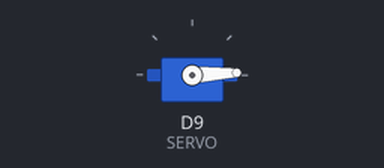
Recording of a program running on a simulated CircuitPython board. Shown: servo.

Above: at 0.05 s.
At 0.9 s:
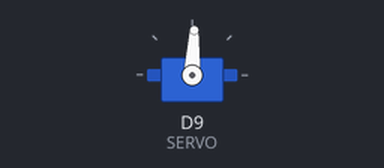
At 1.75 s:
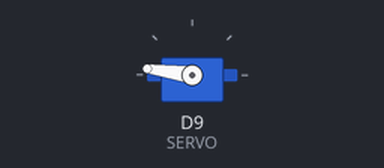
At 3.5 s:
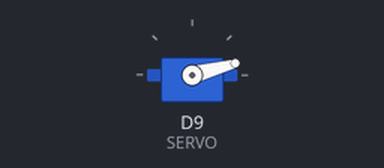
Timing chart, 0 to 8.3 s (numbered marks = the images above):
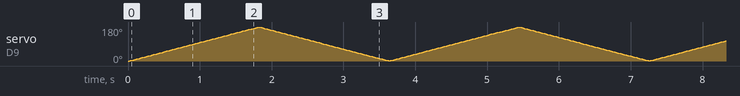

The program:

Servo_mit_Poti.py
```python
"""
Servo mit Poti ansteuern

================================================="""

import time
import analogio
import board
import pulseio
from adafruit_motor import servo


SERVO = servo.Servo(pulseio.PWMOut(board.D9))
POTI = analogio.AnalogIn(board.A0)


def servo_sweep():
    """sweeps the servo."""
    for angle_fwd in range(0, 180, 1):
        SERVO.angle = angle_fwd
        time.sleep(0.01)
    for angle_bkwd in range(180, 0, -1):
        SERVO.angle = angle_bkwd
        time.sleep(0.01)


def poti_sweep():
    """assigns servo value to an analog potentiometer value."""
    val = POTI.value / 65536
    SERVO.angle = 180 * val
    time.sleep(0.05)


while True:
    servo_sweep()
    # poti_sweep()
```
